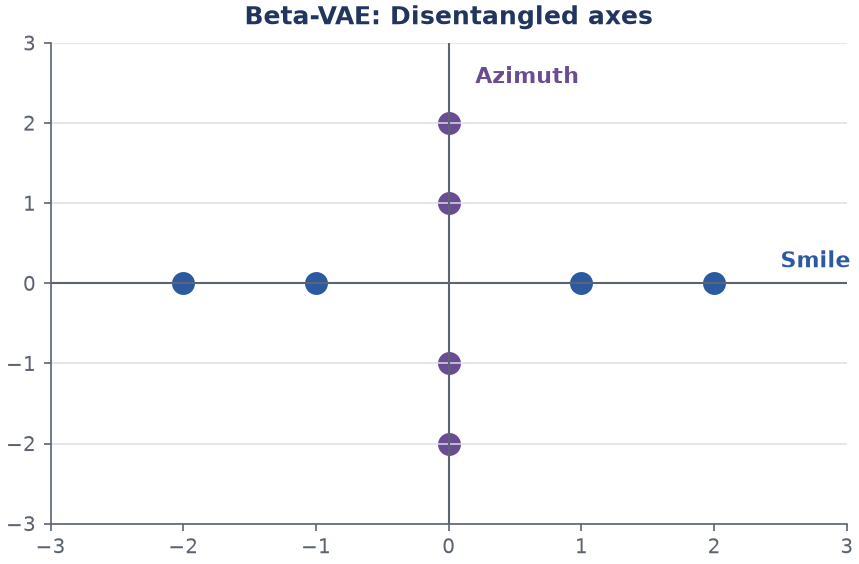

Python code for this plot:
import os, sys

HERE = os.path.dirname(os.path.abspath(__file__))
for up in ("../../../scripts", "../../scripts"):
    p = os.path.normpath(os.path.join(HERE, up))
    if os.path.isdir(p): sys.path.insert(0, p); break
import figstyle as F

F.use_house_style()
import matplotlib.pyplot as plt
import numpy as np

fig, ax = plt.subplots(figsize=(6, 4))
ax.set_title("Beta-VAE: Disentangled axes", color=F.PALETTE["ink"], fontweight="bold")
ax.set_xlim(-3, 3)
ax.set_ylim(-3, 3)

# draw axes
ax.axhline(0, color=F.PALETTE["muted"], linewidth=1)
ax.axvline(0, color=F.PALETTE["muted"], linewidth=1)

ax.text(2.5, 0.2, "Smile", color=F.PALETTE["blue"], fontweight="bold")
ax.text(0.2, 2.5, "Azimuth", color=F.PALETTE["purple"], fontweight="bold")

# draw points along axes
ax.scatter([1, 2, -1, -2], [0, 0, 0, 0], color=F.PALETTE["blue"], s=100)
ax.scatter([0, 0, 0, 0], [1, 2, -1, -2], color=F.PALETTE["purple"], s=100)

ax.spines['top'].set_visible(False)
ax.spines['right'].set_visible(False)

plt.tight_layout()
plt.savefig(os.path.join(HERE, "fig_beta_vae.png"), dpi=150, bbox_inches="tight")
plt.close()
